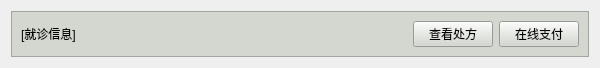
<?xml version="1.0" encoding="UTF-8"?>
<ui version="4.0">
 <class>PatientHistoryItem</class>
 <widget class="QWidget" name="PatientHistoryItem">
  <property name="geometry">
   <rect>
    <x>0</x>
    <y>0</y>
    <width>600</width>
    <height>60</height>
   </rect>
  </property>
  <property name="sizePolicy">
   <sizepolicy hsizetype="Expanding" vsizetype="Preferred">
    <horstretch>0</horstretch>
    <verstretch>0</verstretch>
   </sizepolicy>
  </property>
  <property name="windowTitle">
   <string>Form</string>
  </property>
  <layout class="QHBoxLayout" name="horizontalLayout">
   <item>
    <widget class="QFrame" name="frame">
     <property name="sizePolicy">
      <sizepolicy hsizetype="Expanding" vsizetype="Expanding">
       <horstretch>0</horstretch>
       <verstretch>0</verstretch>
      </sizepolicy>
     </property>
     <property name="styleSheet">
      <string notr="true">background-color: rgb(211, 215, 207);</string>
     </property>
     <property name="frameShape">
      <enum>QFrame::StyledPanel</enum>
     </property>
     <property name="frameShadow">
      <enum>QFrame::Raised</enum>
     </property>
     <layout class="QHBoxLayout" name="horizontalLayout_2">
      <item>
       <widget class="QLabel" name="label">
        <property name="text">
         <string>[就诊信息]</string>
        </property>
       </widget>
      </item>
      <item>
       <spacer name="horizontalSpacer">
        <property name="orientation">
         <enum>Qt::Horizontal</enum>
        </property>
        <property name="sizeHint" stdset="0">
         <size>
          <width>311</width>
          <height>19</height>
         </size>
        </property>
       </spacer>
      </item>
      <item>
       <widget class="QPushButton" name="prescriptionBtn">
        <property name="text">
         <string>查看处方</string>
        </property>
       </widget>
      </item>
      <item>
       <widget class="QPushButton" name="payBtn">
        <property name="text">
         <string>在线支付</string>
        </property>
       </widget>
      </item>
     </layout>
    </widget>
   </item>
  </layout>
 </widget>
 <resources/>
 <connections/>
</ui>
